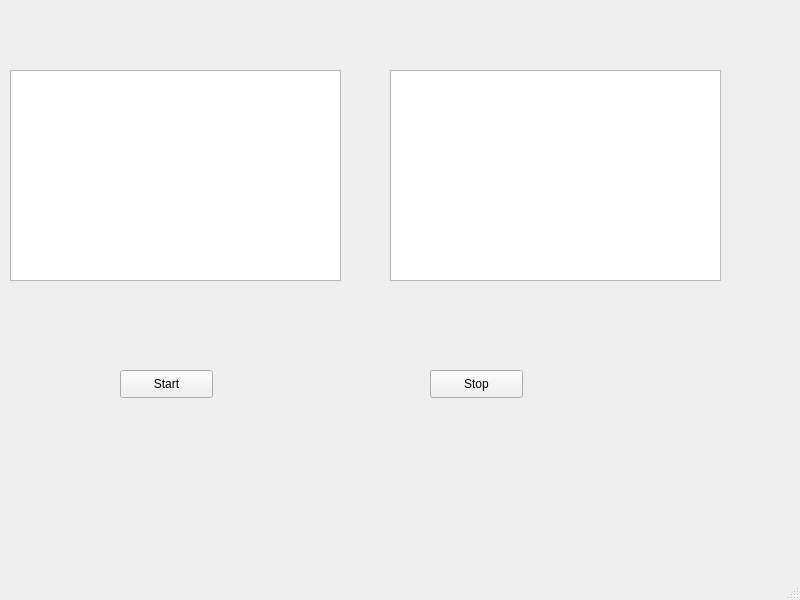
<?xml version="1.0" encoding="UTF-8"?>
<ui version="4.0">
 <class>MainWindow</class>
 <widget class="QMainWindow" name="MainWindow">
  <property name="geometry">
   <rect>
    <x>0</x>
    <y>0</y>
    <width>800</width>
    <height>600</height>
   </rect>
  </property>
  <property name="windowTitle">
   <string>MainWindow</string>
  </property>
  <widget class="QWidget" name="centralwidget">
   <widget class="QListWidget" name="clientsList">
    <property name="geometry">
     <rect>
      <x>10</x>
      <y>70</y>
      <width>331</width>
      <height>211</height>
     </rect>
    </property>
   </widget>
   <widget class="QTextEdit" name="logTextEdit">
    <property name="geometry">
     <rect>
      <x>390</x>
      <y>70</y>
      <width>331</width>
      <height>211</height>
     </rect>
    </property>
   </widget>
   <widget class="QPushButton" name="startButton">
    <property name="geometry">
     <rect>
      <x>120</x>
      <y>370</y>
      <width>93</width>
      <height>28</height>
     </rect>
    </property>
    <property name="text">
     <string>Start</string>
    </property>
   </widget>
   <widget class="QPushButton" name="stopButton">
    <property name="geometry">
     <rect>
      <x>430</x>
      <y>370</y>
      <width>93</width>
      <height>28</height>
     </rect>
    </property>
    <property name="text">
     <string>Stop</string>
    </property>
   </widget>
  </widget>
  <widget class="QMenuBar" name="menubar">
   <property name="geometry">
    <rect>
     <x>0</x>
     <y>0</y>
     <width>800</width>
     <height>26</height>
    </rect>
   </property>
  </widget>
  <widget class="QStatusBar" name="statusbar"/>
 </widget>
 <resources/>
 <connections/>
</ui>
